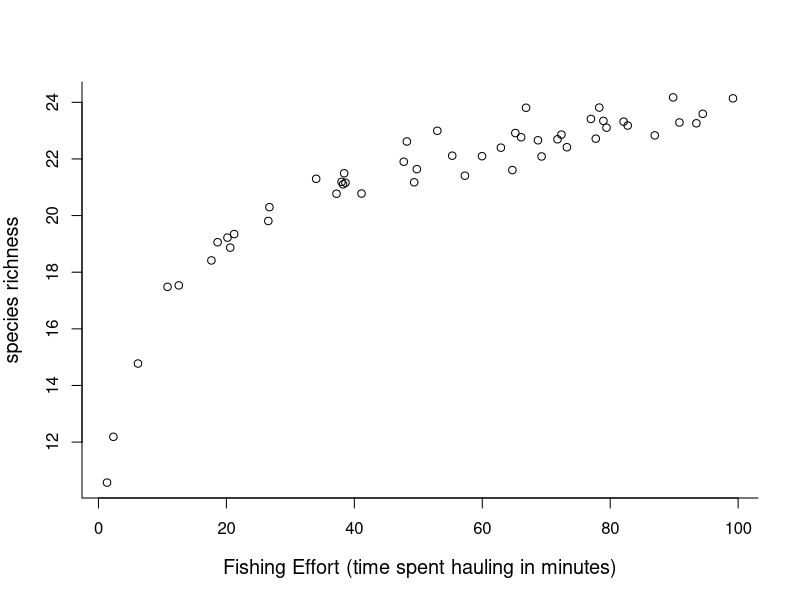
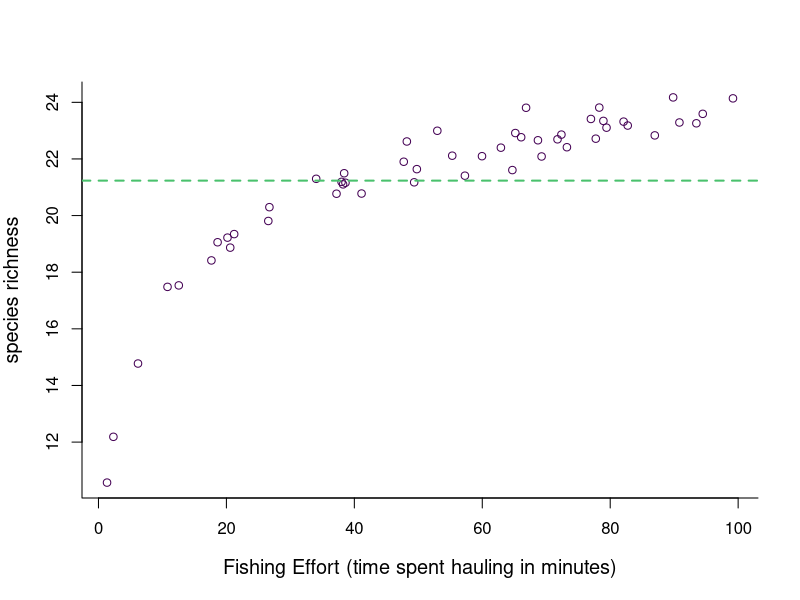
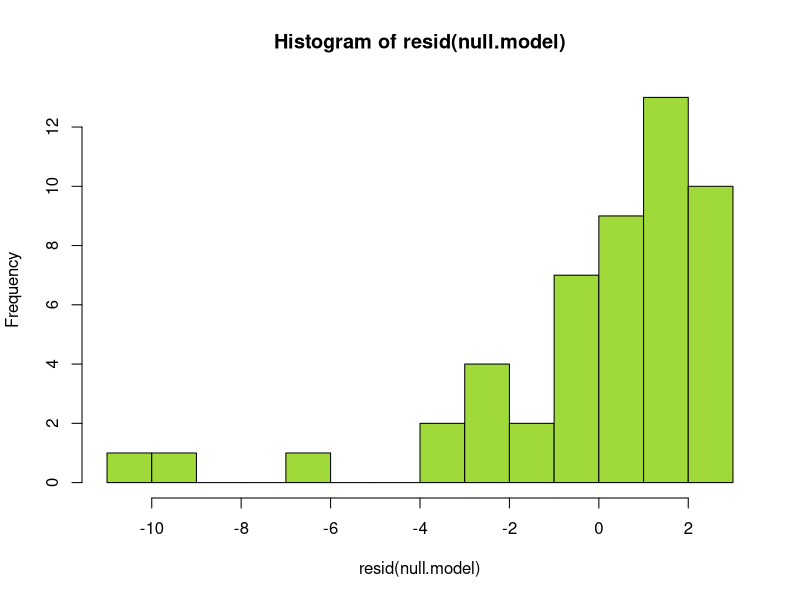
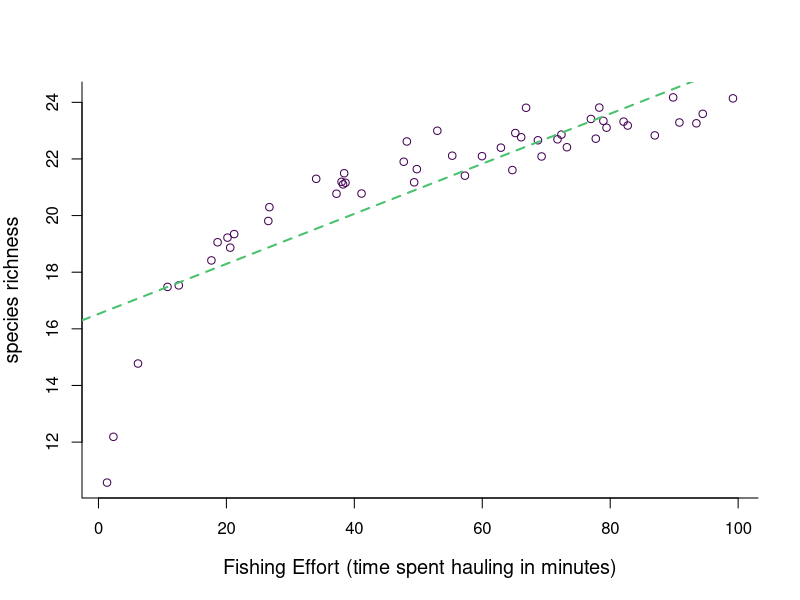
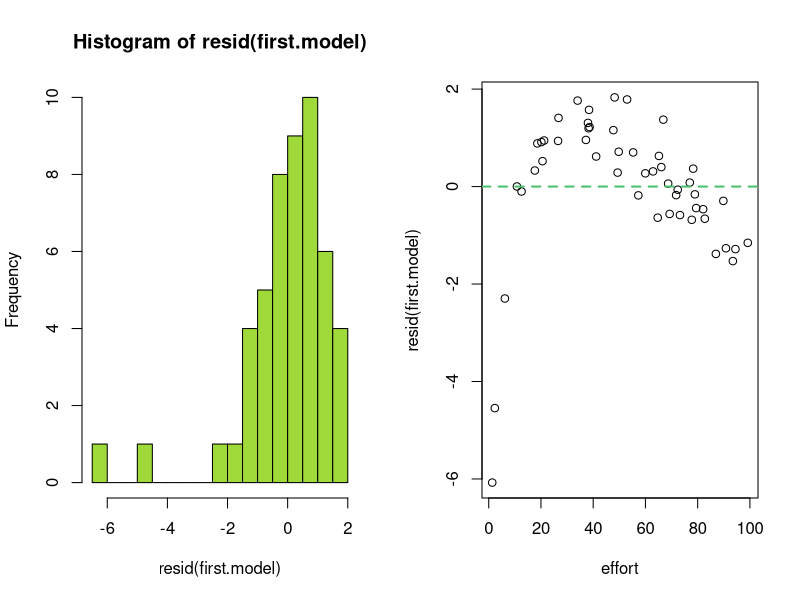
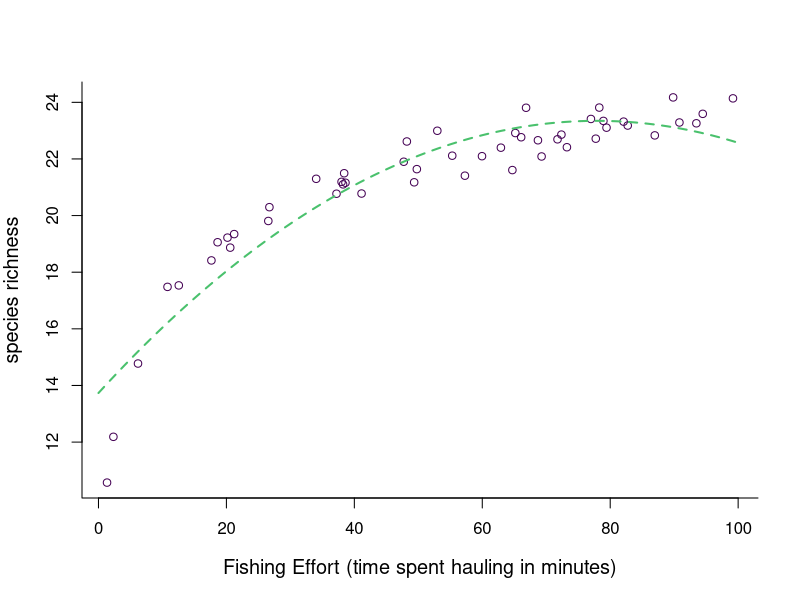
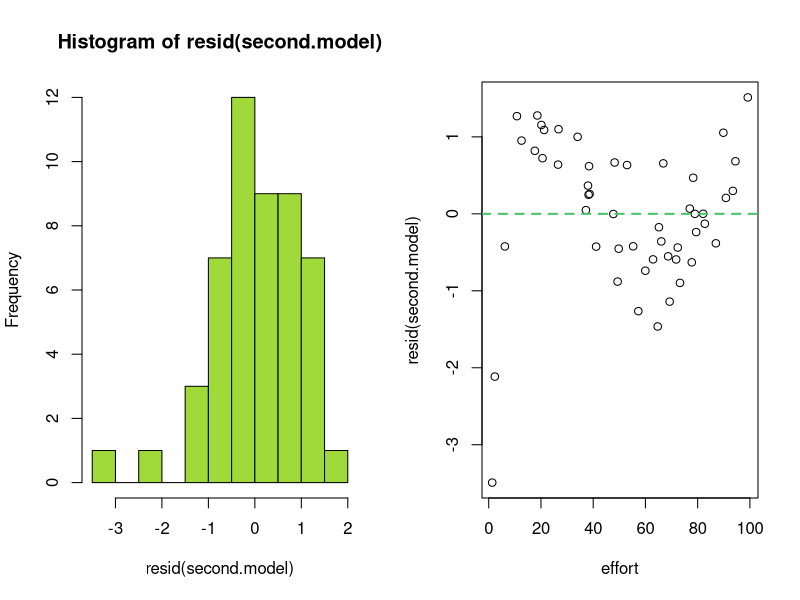
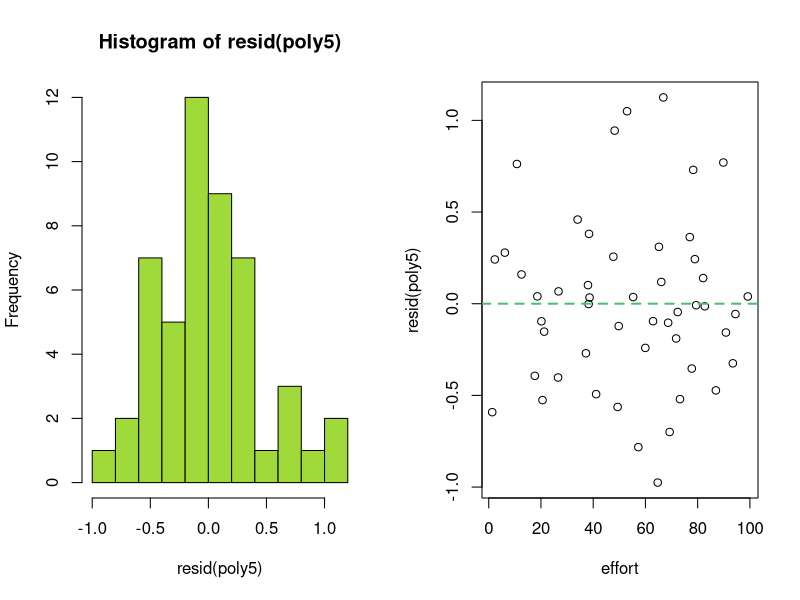

Here is the R script that generated these plots, in order:
## ---- chunk 1
# set some global knitr build options, notably the default figure size
knitr::opts_chunk$set(collapse = TRUE, comment = "#>", 
                      fig.width = 6, fig.height = 5)
## ---- chunk 2

# Start off with some house-keeping and set-up.

# load the viridis package for pretty and accessible colours especially for 
# those with colour blindness. You will need to install this if you dont have it 
# already using install.packages("viridis")
library(viridis)

## load (and install if required) these two packages if you want to 
## produce the ggplot version.
# library(ggplot2) 
# library(broom)

# Here I create a palette of 8 colours from the viridis spectrum. I can then 
# access these colours within plotting commands by e.g. plot(0,0, col = 1), 
# or plot(0,0, col = 4) or plot(0,0, col = 8). This palette is also useful as it
# will print clearly in greyscale without any extra effort. See vignette for 
# viridis for more details.
palette(viridis(8))

## ---- chunk 3
mydata <- read.csv("curved-data.csv", header = T, stringsAsFactors = FALSE)

plot(richness ~ effort, data = mydata, bty = "L", cex.lab = 1.2, 
     xlab = "Fishing Effort (time spent hauling in minutes)",
     ylab = "species richness")

# ## ----------------------------------------------------------------------
# ## alternatively plot with ggplot
# g_original <- ggplot(data = mydata, 
#                      mapping = aes(x = effort,
#                                    y = richness)) + 
#         geom_point()
# 
# print(g_original)
# ## ----------------------------------------------------------------------
## ---- chunk 4

null.model <- glm(richness ~ 1, data = mydata)

summary(null.model)


# the null model is just a mean, so graphically it is a horizontal line,
# and ordinarily we would not bother to plot it, as it is pretty much 
# utterly uniformative.
plot(richness ~ effort, 
     data = mydata, 
     bty = "L", 
     cex.lab = 1.2, 
     xlab = "Fishing Effort (time spent hauling in minutes)",
     ylab = "species richness",
     col = 1)

# use abline(h=) to add a horizontal line by extracting the intercept
# using coef() on the null.model object.
abline(h = coef(null.model) , col = 6, lty = 2, lwd = 2)

# histogram of the residuals...
hist(resid(null.model), 15, col = 7)


# ## ----------------------------------------------------------------------
# # ggplot alternative. We can simply take g_original and modify it
# g_null <- g_original + geom_abline(slope = 0,
#                                    intercept = coef(null.model), 
#                                    col = "green",
#                                    linetype = 2)
# print(g_null)
# ## ----------------------------------------------------------------------

## ---- chunk 5

first.model <- glm(richness ~ effort, data = mydata)

summary(first.model)


plot(richness ~ effort, 
     data = mydata, 
     bty = "L", 
     cex.lab = 1.2, 
     xlab = "Fishing Effort (time spent hauling in minutes)",
     ylab = "species richness",
     col = 1)

# use abline(h=) to add a horizontal line by extracting the intercept
# using coef() on the null.model object.
abline(first.model , col = 6, lty = 2, lwd = 2)

# create a 2-panel plotting window for the diagnostics on the 
# residuals
par(mfrow=c(1,2))
# histogram of the residuals...
hist(resid(first.model), 15, col = 7)

# plot of the residuals of the line as a function of effort
plot(resid(first.model) ~ effort, data = mydata)
abline(h = 0 , col = 6, lty = 2, lwd = 2)

# ## ----------------------------------------------------------------------
# ## ggplot alternative
# g_poly1 <- g_original + 
#         geom_abline(intercept = coef(first.model)[1],
#                     slope = coef(first.model)[2], 
#                     color = "green")
# print(g_poly1)

# ## ggplot using geom_sooth instead with a linear fit
# g_poly1_version2 <- g_original + 
#         geom_smooth(method = "lm")
# print(g_poly1_version2)
# ## ----------------------------------------------------------------------
## ---- chunk 6


# Include the square term of "effort" in the glm using the I() notation.
second.model <- glm(richness ~ effort + I(effort^2), data = mydata)

# print a summary of this model to check it is as we intended.
summary(second.model)


# You could of course plot this in ggplot if you prefer
par(mfrow = c(1,1)) # make sure we are back to plotting a single panel again
plot(richness ~ effort, 
     data = mydata, 
     bty = "L", 
     cex.lab = 1.2, 
     xlab = "Fishing Effort (time spent hauling in minutes)",
     ylab = "species richness",
     col = 1)

# Now are a bit stuck. We can no longer use abline to add the model 
# predictions as it only works with straight lines. We have 
# use the predict function, which will take a bunch of hypothetical 
# x values and calculate the corresponding y values based on the 
# estimated coefficients we got by fitting our model to our data.
# In order to do this, we need to create a set of dummy effort 
# values for which we want to calculate the corresponding estimated 
# richness values for plotting a nice curve.

# a sequence of hypothetical effort values from 0 to 100 in steps of 1.
# The smaller we make the step-size, the smoother the curve will appear.
new.effort <- seq(0, 100, 1)

# create a new data.frame object with columns that have the EXACT same 
# name as in our original data. We dont need the response value though, 
# since we are trying to estimate that using this method!
# Note that we dont need to include a column called effort^2 because 
# the model knows to expect "effort" and knows to square it because of our
# use of I(effort^2).
new.data <- data.frame(effort = new.effort)

# now predict the richness based on this new data which i call y.hat
# in reference to the mathematical notation of putting an arrow head 
# like a hat over predicted values. Here we predict using second.model,
# and pass it the hypothetical effort values to use to make the 
# predictions.
y.hat <- predict(second.model, newdata = new.data)

# and finally, add this line to the plot of the data as a function of 
# our hypothetical new.effort values
lines(y.hat ~ new.effort, data = mydata, col = 6, lty = 2, lwd =2)

# create a 2-panel plotting window for the diagnostics on the 
# residuals
par(mfrow=c(1,2))
# histogram of the residuals...
hist(resid(second.model), 15, col = 7)

# plot of the residuals of the line as a function of effort
plot(resid(second.model) ~ effort, data = mydata)
abline(h = 0 , col = 6, lty = 2, lwd = 2)

# ## ----------------------------------------------------------------------
# ## ggplot alternative. This gets a little more complicated now.
# ## Here we have to use the broom package to help with the prediction.
# ## It will "augment" our dataframe by adding some columns to it relating to the 
# ## model fit. We again start with our original basic plot but now add to it a 
# ## geom_line() using a new predicted dataset created with teh augment() function
# ## in the package broom which you may need to install. This then uses the model 
# ## object second.model to create predicted values using the new data we defined 
# ## in new.data. The key column here is now called ".fitted". In the mapping 
# ## geom_line() will inherit the aesthetic that maps effort as the x variable and 
# ## we overwrite the y variable mapping so that it is now associated with 
# ## our newly created ".fitted" variable.
# g_poly2 <- g_original + 
#         geom_line(data = broom::augment(second.model,
#                                  newdata = new.data),
#                   mapping = aes(y = .fitted),
#                   color = "green")
# 
# ## print our nice ggplot to screen
# print(g_poly2)
# ## ----------------------------------------------------------------------

## ---- chunk 7

poly0 <- glm(richness ~ 1, 
             data = mydata)

poly1 <- glm(richness ~ effort, 
             data = mydata)

poly2 <- glm(richness ~ effort + I(effort^2), 
             data = mydata)

poly3 <- glm(richness ~ effort + I(effort^2) + I(effort^3), 
             data = mydata)

poly4 <- glm(richness ~ effort + I(effort^2) + I(effort^3) + I(effort^4), 
             data = mydata)

poly5 <- glm(richness ~ effort + I(effort^2) + I(effort^3) + I(effort^4) + 
                     I(effort^5), 
             data = mydata)

poly6 <- glm(richness ~ effort + I(effort^2) + I(effort^3) + I(effort^4) + 
                     I(effort^5) + I(effort^6), 
             data = mydata)

poly7 <- glm(richness ~ effort + I(effort^2) + I(effort^3) + I(effort^4) + 
                     I(effort^5) + I(effort^6) + I(effort^7), 
             data = mydata)

poly8 <- glm(richness ~ effort + I(effort^2) + I(effort^3) + I(effort^4) + 
                     I(effort^5) + I(effort^6) + I(effort^7) + I(effort^8), 
             data = mydata)

## ---- chunk 8

AIC(poly0, poly1, poly2, poly3, poly4, poly5, poly6, poly7, poly8)

## ---- chunk 9

# create a 2-panel plotting window for the diagnostics on the 
# residuals
par(mfrow=c(1,2))
# histogram of the residuals...
hist(resid(poly5), 15, col = 7)

# plot of the residuals of the line as a function of effort
plot(resid(poly5) ~ effort, data = mydata)
abline(h = 0 , col = 6, lty = 2, lwd = 2)
